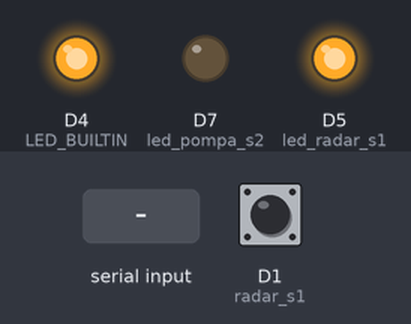
Simulated run of this sketch. Board: ESP8266 (NodeMCU). Shown: output pins drawn as LEDs (lit = HIGH, except the on-board LED, lit = LOW). The inputs (shaded band) are chosen by the test bench; at power-on: D1 (radar_s1) HIGH. WiFi joins after 1.5 s; servers stay silent unless stated; the Firebase database answers and starts empty.

Above: at 3.2 s.
3.3 s: "1\n" received over Serial
At 4.8 s:
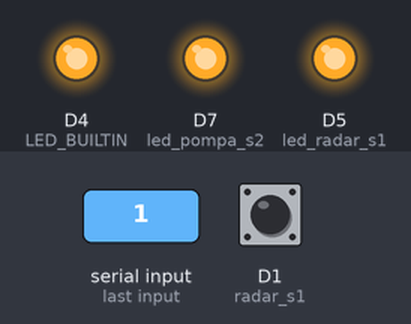
6.0 s: D1 (radar_s1) pulled LOW for 3.2 s
At 7.7 s:
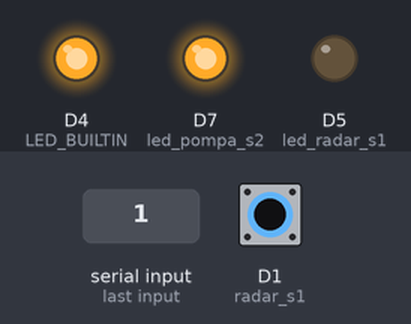
Timing chart, 0 to 10.9 s (numbered marks = the images above; inputs shaded):
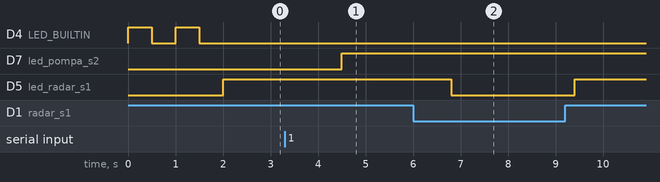

The sketch:

TA_Sistem1.ino
```cpp
#include <Arduino.h>
#include <ESP8266WiFi.h>
#include <FirebaseESP8266.h>
#include <addons/TokenHelper.h>
#include <addons/RTDBHelper.h>

#include <ArduinoJson.h>

#define radar_s1 D1
#define led_radar_s1 D5
#define led_pompa_s2 D7
#define WIFI_SSID "pos bcv1"
#define WIFI_PASSWORD "bdgcityV1"
#define DATABASE_URL "https://bcv1-f450b-default-rtdb.asia-southeast1.firebasedatabase.app/"
#define API_KEY "AIzaSyBrFK8HL0bBK7QaVm5dsQJ9Gk9Nm5-LmlU"
#define USER_EMAIL "bcv1_hwsystem@gmail.com"
#define USER_PASSWORD "rw13_bcv1_hwSystem"

FirebaseData fbdo;
FirebaseAuth auth;
FirebaseConfig config;

WiFiClientSecure client;
String inputString = "";
bool stringComplete = false;
int communication = 2;
int automation = 1;

void setup() {
  Serial.begin(115200);
  pinMode(radar_s1, INPUT_PULLUP);
  pinMode(led_radar_s1, OUTPUT);
  pinMode(led_pompa_s2, OUTPUT);
  pinMode(LED_BUILTIN, OUTPUT);
  inputString.reserve(250);

  connectToWiFi();
  config.api_key = API_KEY;
  auth.user.email = USER_EMAIL;
  auth.user.password = USER_PASSWORD;
  config.database_url = DATABASE_URL;
  config.token_status_callback = tokenStatusCallback;

  Firebase.reconnectNetwork(true);
  Firebase.begin(&config, &auth);
}

void loop() {
  if (Firebase.ready()){
    int radar_s1_state = digitalRead(radar_s1);
    if (radar_s1_state == LOW){ //radar ngambang
      digitalWrite(led_radar_s1, LOW);
      Firebase.setInt(fbdo, "/ControlSystem/Reservoir1/Radar", 1); //0 Kosong || 1 Penuh (di firebase)
    } else { //radar ketarik
      digitalWrite(led_radar_s1, HIGH);
      Firebase.setInt(fbdo, "/ControlSystem/Reservoir1/Radar", 0);
    }

    //MENGIRIM PESAN
    automation = Firebase.getInt(fbdo, "/ControlSystem/Automation") ? fbdo.to<int>() : 1;
    if (communication == 1) {
      StaticJsonDocument<250> doc;
      communication = 2;

      doc["radar_atas"] = radar_s1_state;
      doc["communication"] = communication;

      if (automation == 0) {
        Firebase.getInt(fbdo, "/ControlSystem/Reservoir2/Relay1");
        doc["relay1State"] = (fbdo.to<int>() == 1) ? 0 : 1;
        Firebase.getInt(fbdo, "/ControlSystem/Reservoir2/Relay2");
        doc["relay2State"] = (fbdo.to<int>() == 1) ? 0 : 1;
        Firebase.getInt(fbdo, "/ControlSystem/Reservoir2/Relay3");
        doc["relay3State"] = (fbdo.to<int>() == 1) ? 0 : 1;
      }

      doc["automation"] = automation;

      String data;
      serializeJson(doc, data);
      Serial.println(data);
      Serial.flush();
    }

    //MENERIMA PESAN
    if (stringComplete) {
      StaticJsonDocument<250> doc;
      DeserializationError error = deserializeJson(doc, inputString);

      if (!error) {
        int relay1State = doc["relay1State"];
        int relay2State = doc["relay2State"];
        int relay3State = doc["relay3State"];
        int radar1 = doc["radar1"];
        int radar2 = doc["radar2"];
        int radar3 = doc["radar3"];
        communication = doc["communication"];

        Firebase.setInt(fbdo, "/ControlSystem/Reservoir2/Relay1", (relay1State == LOW) ? 1 : 0); //Di firebase, relay 1 = nyala || 0 = mati
        Firebase.setInt(fbdo, "/ControlSystem/Reservoir2/Relay2", (relay2State == LOW) ? 1 : 0);
        Firebase.setInt(fbdo, "/ControlSystem/Reservoir2/Relay3", (relay3State == LOW) ? 1 : 0);
        Firebase.setInt(fbdo, "/ControlSystem/Reservoir2/RadarBorBesar1", (radar1 == LOW) ? 1 : 0); //Di firebase, 1 = penuh || 0 = kosong
        Firebase.setInt(fbdo, "/ControlSystem/Reservoir2/RadarBorKecil2", (radar2 == LOW) ? 1 : 0);
        Firebase.setInt(fbdo, "/ControlSystem/Reservoir2/RadarPompa3", (radar3 == LOW) ? 1 : 0); //radar3 penuh = mendorong air ke atas

        if (relay3State == LOW){ //Relay 3 Nyala
          digitalWrite(led_pompa_s2, HIGH);
        } else {
          digitalWrite(led_pompa_s2, LOW);
        }
      } else {
        communication = 2;
        doc["communication"] = communication;
        String data;
        serializeJson(doc, data);
        Serial.println(data);
        Serial.flush();
      }

      inputString = "";
      stringComplete = false;
    }
  }
  serialEvent();
  delay(1000);
}

void serialEvent() {
  while (Serial.available()) {
    char inChar = (char)Serial.read();
    if (inChar == '\n') {
      stringComplete = true;
    } else {
      inputString += inChar;
    }
  }
}

void connectToWiFi() {
  WiFi.begin(WIFI_SSID, WIFI_PASSWORD);
  int attempts = 0;
  while (WiFi.status() != WL_CONNECTED && attempts < 5) {
    digitalWrite(LED_BUILTIN, HIGH);
    delay(500);
    digitalWrite(LED_BUILTIN, LOW);
    delay(500);
    attempts++;
  }

  if (WiFi.status() == WL_CONNECTED) {
    digitalWrite(LED_BUILTIN, LOW);
  } else {
    digitalWrite(LED_BUILTIN, LOW);
  }
}
```

Measured:
- after the input at 3.3 s, D7 (led_pompa_s2): LOW → HIGH after 1.2 s
- after the input at 6.0 s, D5 (led_radar_s1): HIGH → LOW after 0.80 s, → HIGH 2.6 s later
